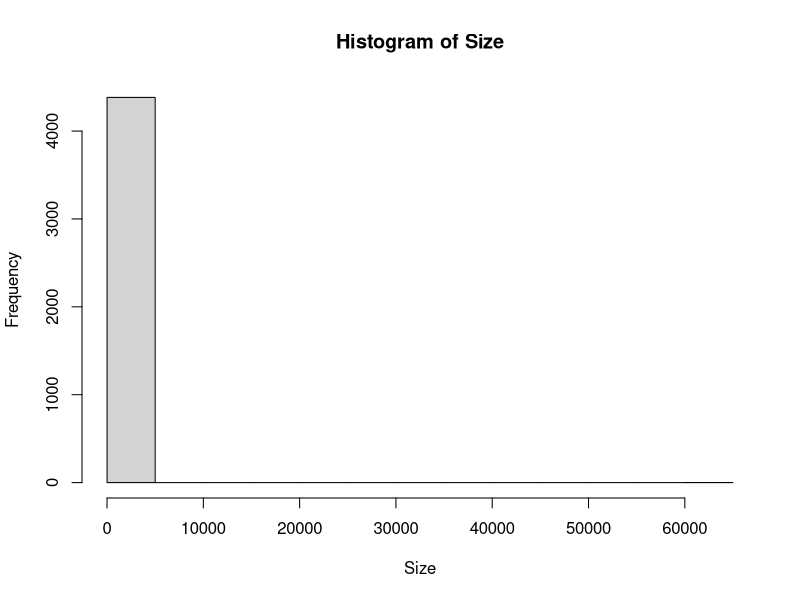
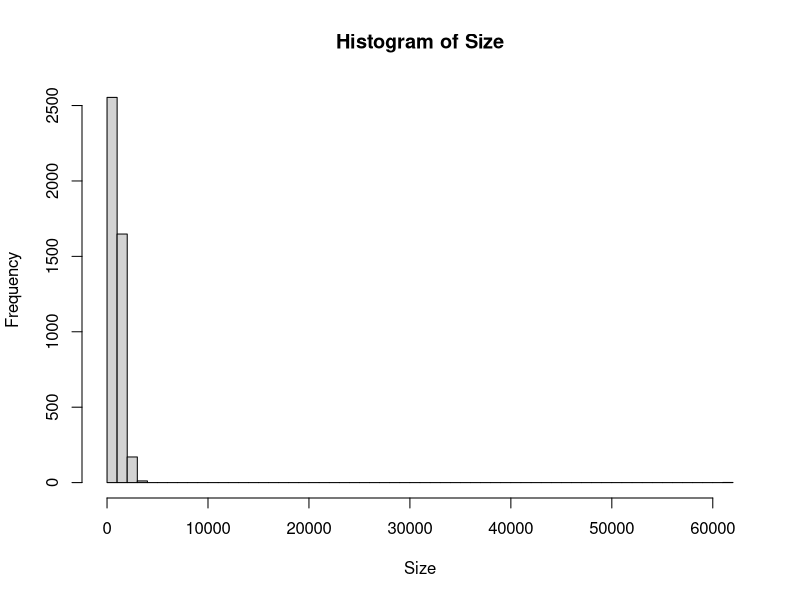
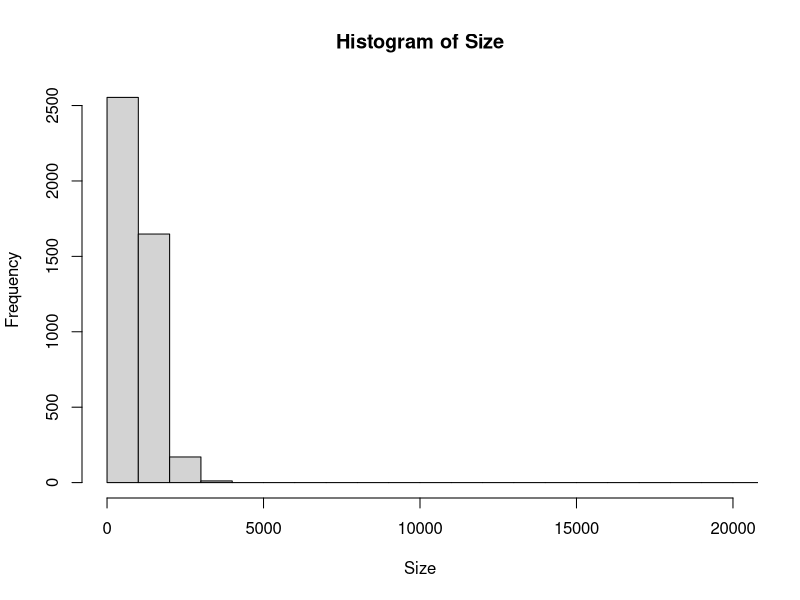
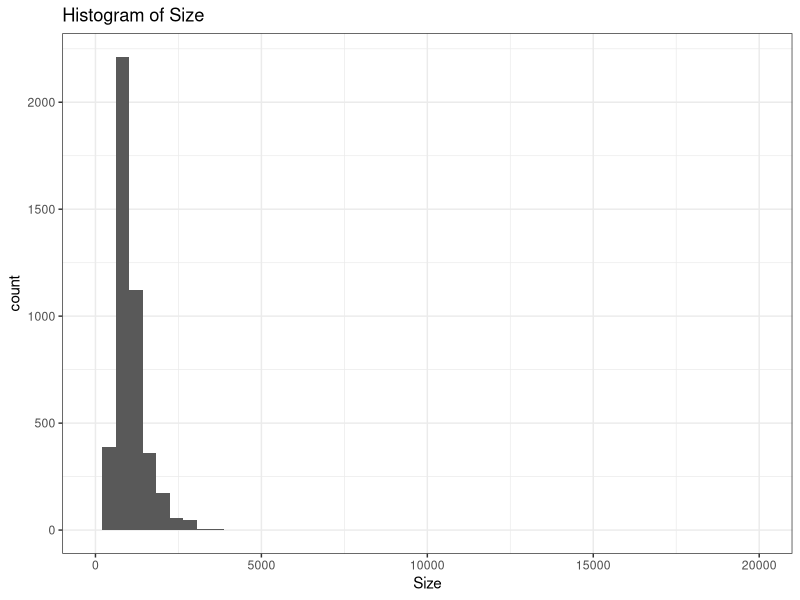
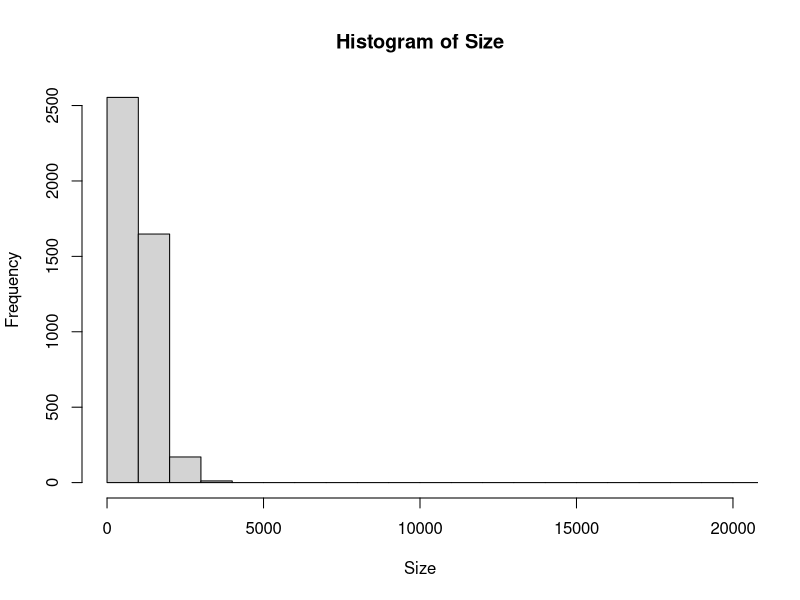
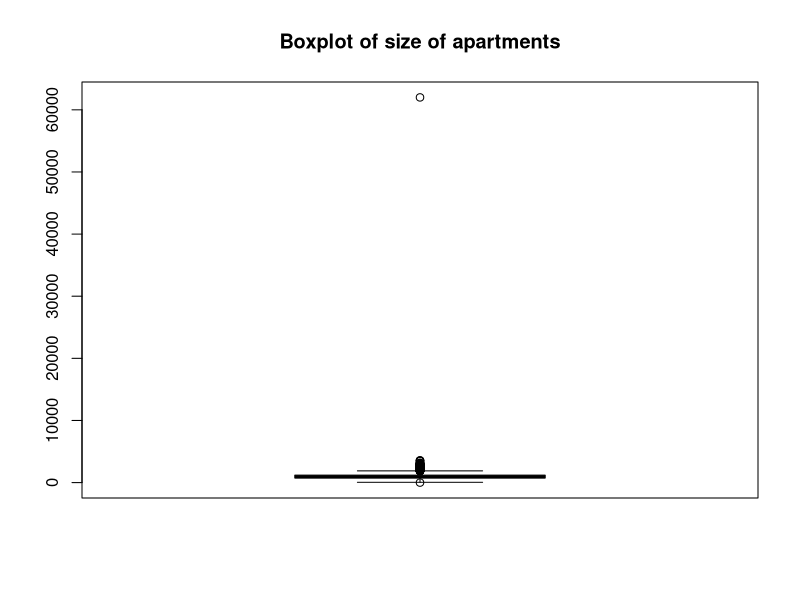
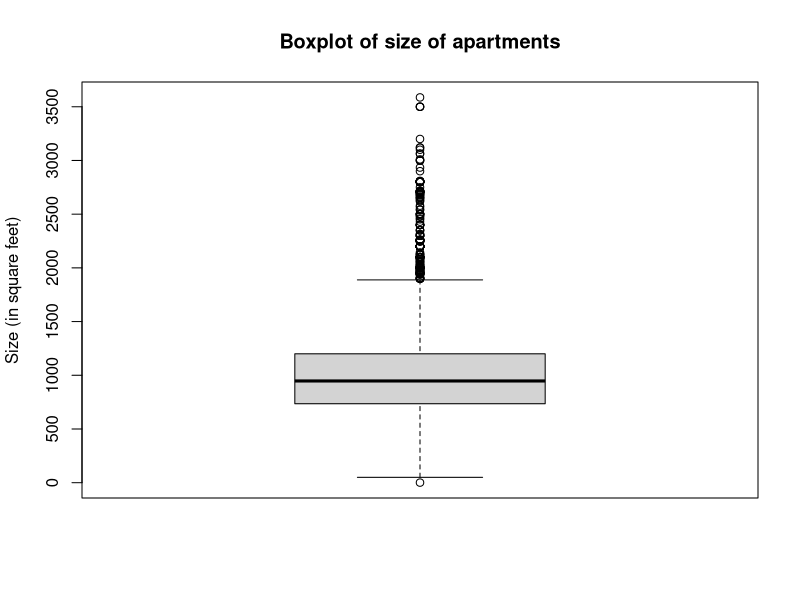
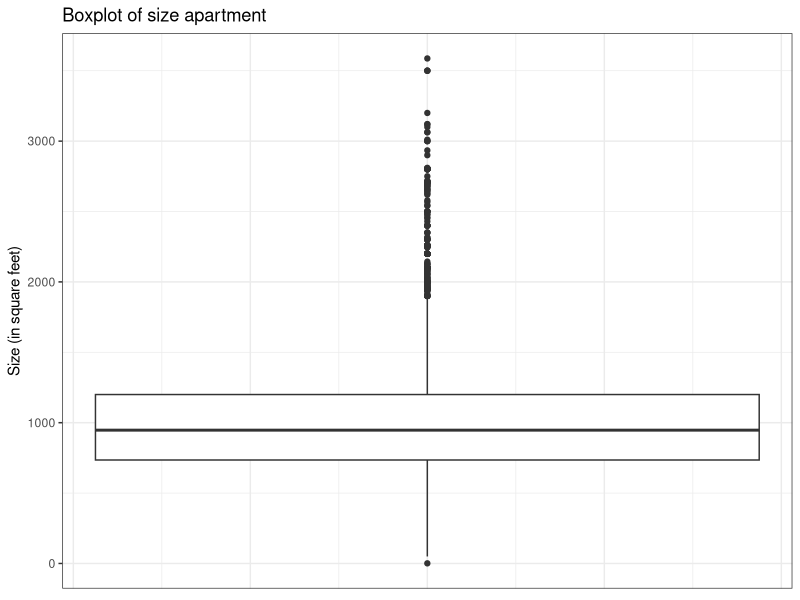

The R script that drew these images, in order:
## ---- chunk 1
knitr::opts_chunk$set(echo = TRUE)
library(ggplot2)
library(dplyr)
## ---- chunk 2
set.seed(4291)
# insert code here save the median of your simulated data as 
# 'medx'
## ---- chunk 3
set.seed(4291)
# insert code here save the median of your simulated data as 
# 'medx'
x <- rnorm(1000)
medx <- median(x)
medx
## ---- chunk 4
craigslist <- read.csv("craigslist.csv", 
                       header = TRUE, stringsAsFactors = FALSE)
#Check to see if everything looks as expected:
head(craigslist)
## ---- chunk 5
unique(craigslist$location)
## ---- chunk 6
craigslist[1, ]
## ---- chunk 7
# insert code here 

## ---- chunk 8
# Insert your code here:

## ---- chunk 9
# Insert your code here:

## ---- chunk 10
# Insert code here:

## ---- chunk 11
hist(craigslist$size, 
     main = "Histogram of Size", # plot title
     xlab = "Size")
## ---- chunk 12
hist(craigslist$size, 
     main = "Histogram of Size", # plot title
     xlab = "Size", breaks=50)
## ---- chunk 13
summary(craigslist$size)
## ---- chunk 14
hist(craigslist$size, 
     main = "Histogram of Size", # plot title
     xlab = "Size", breaks=50,
     xlim=c(0,20000))
## ---- chunk 15
# ggplot version
ggplot(data = craigslist, aes(x = size)) +
  geom_histogram(bins = 50) +
  labs(x = 'Size', title = 'Histogram of Size') +
  xlim(0,20000) + # zoom in
  theme_bw()

# warning "Removed 1492 rows containing non-finite values (stat_bin)." is about NA values
## ---- chunk 16
# Fix this code:
hist(craigslist$size, 
     main = "Histogram of Size", # plot title
     xlab = "Size", breaks=50,
     xlim=c(0,20000))
## ---- chunk 17
#Insert code here:

## ---- chunk 18
#Insert code here:

## ---- chunk 19
boxplot(craigslist$size, 
     main = "Boxplot of size of apartments"
) 
## ---- chunk 20
boxplot(craigslist$size[craigslist$size<60000], 
     main = "Boxplot of size of apartments",
     ylab="Size (in square feet)"
) 
## ---- chunk 21
ggplot(craigslist %>% filter(size < 60000), aes(y = size)) +
  geom_boxplot() +
  labs(y = 'Size (in square feet)', title = 'Boxplot of size apartment') +
  theme_bw() + # theme_bw needs to be before theme
  theme(axis.ticks.x = element_blank(), axis.text.x = element_blank()) # remove x axis ticks and labels
  
## ---- chunk 22
boxplot( craigslist$size ~ craigslist$brs , 
     main = "Boxplot of size of apartments",
     ylab="Size (in square feet)",
     xlab="Number of bedrooms"
) 
## ---- chunk 23
ggplot(craigslist, aes(x = factor(brs), # brs is a vector of numbers, we need to convert it to
                                        # factor datatype using factor()
                       y = size)) + 
  geom_boxplot() +
  labs(x = 'Number of bedrooms',
       y = 'Size (in square feet)', 
       title = 'Boxplot of size apartment') +
  theme_bw() # theme_bw needs to be before theme

# warning "Removed 1492 rows containing non-finite values (stat_boxplot)." is about NA values
## ---- chunk 24
boxplot(size ~ brs, data=craigslist, 
     main = "Boxplot of size of apartments",
     ylab="Size (in square feet)",
     xlab="Number of bedrooms"
) 
## ---- chunk 25
boxplot(size ~ brs, data=craigslist[craigslist$size<60000,], 
     main = "Boxplot of size of apartments",
     ylab="Size (in square feet)",
     xlab="Number of bedrooms"
) 
## ---- chunk 26
ggplot(data = craigslist %>% filter(size < 60000), # use dplyr to filter 
       aes(x = factor(brs), y = size)) +
  geom_boxplot() +
    labs(x = 'Number of bedrooms',
       y = 'Size (in square feet)', 
       title = 'Boxplot of size apartment') +
  theme_bw()  # theme_bw needs to be before theme
## ---- chunk 27
# insert code here 


## ---- chunk 28
#Insert code here

## ---- chunk 29
# insert code here


## ---- chunk 30
?Distributions
## ---- chunk 31
dnorm(0, mean = 1, sd = sqrt(2))
# Notice here the parameter in dnorm is sd,
# which represents the standard deviation (sigma instead of sigma^2). 
## ---- chunk 32
probs <- pnorm(1, mean = 1, sd = sqrt(2))
probs
## ---- chunk 33
qtl <- qnorm(0.5, mean = 1, sd = sqrt(2))
qtl
## ---- chunk 34
# generate 1000 samples from Normal(1, 2) distribution.
samples <- rnorm(n= 1000, mean = 1, sd = sqrt(2))
# plot the histogram
hist(samples)

## ---- chunk 35
class(craigslist)
class(samples)
sample_df = data.frame(sample = samples)
ggplot(sample_df, aes(x = samples)) +
  geom_histogram(bins = 10, 
                 fill = 'grey', # fill in color
                 color = 'black') + # border color
  theme_bw() +
  labs(title = 'Histogram of samples')
## ---- chunk 36
# create a vector, spaced by 0.1
x <- seq(from = -4, to = 6, by = 0.1)
# calculate their densities
x.dens <- dnorm(x, mean = 1, sd = 2)
## ---- chunk 37
# plot the line
plot(x, x.dens, ylab="Density, p(x)")
## ---- chunk 38
x_df = data.frame(x = x, x.dens = x.dens)
ggplot(x_df, aes(x, x.dens)) +
  geom_point(shape = 1) +
  labs(y = 'Density, p(x)') +
  theme_bw()
## ---- chunk 39
# plot the line
plot(x, x.dens,type="l", ylab="Density, p(x)",xlim=c(-4,6))
## ---- chunk 40
ggplot(x_df, aes(x, x.dens)) +
  geom_line() +
  labs(y = 'Density, p(x)') +
  theme_bw()
## ---- chunk 41
# plot the line
curve(dnorm(x, mean = 1, sd = 2),from=-4,to=6, 
      ylab="Density, p(x)")
## ---- chunk 42
hist(samples, freq=FALSE,xlim=c(-4,6))
curve(dnorm(x, mean = 1, sd = 2),
      ylab="Density, p(x)", add=TRUE)

## ---- chunk 43
ggplot(sample_df, aes(samples, y = ..density..)) +
  geom_histogram(bins = 10, fill = 'grey', color = 'black') +
  geom_line(aes(x = x, y = x.dens),data = x_df) +
  labs(y = 'Density, p(x)', title = 'Histogram of samples') +
  theme_bw()
## ---- chunk 44
# insert code here

## ---- chunk 45
# insert code here save 


## ---- chunk 46
set.seed(201728)
sample(x = 1:5, size = 3) # after calling this function, the seed will be updated
sample(x = 1:5, size = 3) # the seed has changed thus we would get a different number
set.seed(201728) # set the seed back to 201728
sample(x = 1:5, size = 3)
## ---- chunk 47
set.seed(20170126)
rnorm(5, mean = 0, sd = 1)
rnorm(5, mean = 0, sd = 1)
set.seed(20170126)
rnorm(5, mean = 0, sd = 1)
